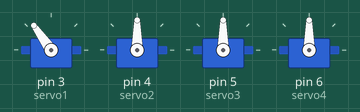
Simulated run of this sketch. Board: Arduino Uno, built with avr-gcc and run on an emulated ATmega328P. On the bench: 4 × servo.

Above: at 0.05 s.
At 2.0 s:
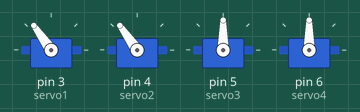
At 3.0 s:
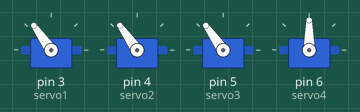
At 4.0 s:
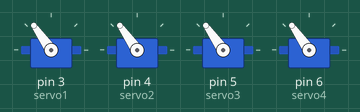
At 6.0 s:
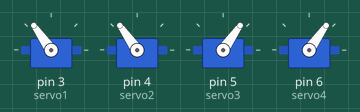
At 8.0 s:
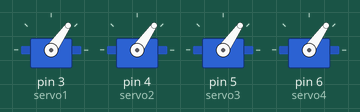
Timing chart, 0 to 10.4 s (numbered marks = the images above):
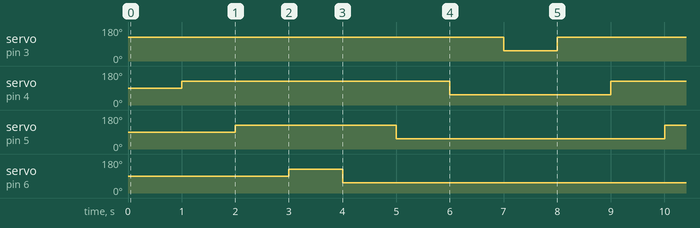

The sketch:

final.ino
```cpp
#include <Servo.h>

Servo servo1;  // create servo object to control a servo
Servo servo2;
Servo servo3;
Servo servo4;
// twelve servo objects can be created on most boards
#define WAIT 1000
#define INITIAL 90
#define ROTATE 35
int pos = 0;

void setup() {
  //myservo.attach(9);
  servo1.attach(3);
  servo2.attach(4);
  servo3.attach(5);
  servo4.attach(6);
  servo1.write(INITIAL);
  servo2.write(INITIAL);
  servo3.write(INITIAL);
  servo4.write(INITIAL);

}

void loop() {
    servo1.write(INITIAL+ROTATE);
    delay(WAIT);
    servo2.write(INITIAL+ROTATE);
    delay(WAIT);
    servo3.write(INITIAL+ROTATE);
    delay(WAIT);
    servo4.write(INITIAL+ROTATE);
    delay(WAIT);

    servo4.write(INITIAL-ROTATE);
    delay(WAIT);
    servo3.write(INITIAL-ROTATE);
    delay(WAIT);
    servo2.write(INITIAL-ROTATE);
    delay(WAIT);
    servo1.write(INITIAL-ROTATE);
    delay(WAIT);
  }
```

Measured:
- by itself, servo on pin 3 (servo1): alternates 125° for 7.0 s and 55° for 1.0 s
- by itself, servo on pin 4 (servo2): alternates 125° for 5.0 s and 55° for 3.0 s
- by itself, servo on pin 5 (servo3): alternates 125° for 3.0 s and 55° for 5.0 s
- by itself, servo on pin 6 (servo4): alternates 125° for 1.0 s and 55° for 7.0 s
